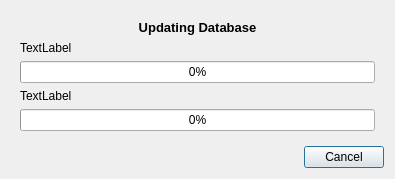
<?xml version="1.0" encoding="UTF-8"?>
<ui version="4.0">
 <class>UpdateProgressDialog</class>
 <widget class="QDialog" name="UpdateProgressDialog">
  <property name="geometry">
   <rect>
    <x>0</x>
    <y>0</y>
    <width>395</width>
    <height>170</height>
   </rect>
  </property>
  <property name="windowTitle">
   <string>Dialog</string>
  </property>
  <layout class="QGridLayout" name="gridLayout_2">
   <item row="0" column="0">
    <widget class="QStackedWidget" name="stackedWidget">
     <property name="currentIndex">
      <number>0</number>
     </property>
     <widget class="QWidget" name="page">
      <layout class="QGridLayout" name="gridLayout">
       <item row="1" column="0">
        <widget class="QLabel" name="parseLabel">
         <property name="text">
          <string>TextLabel</string>
         </property>
        </widget>
       </item>
       <item row="2" column="0">
        <widget class="QProgressBar" name="downloadBar">
         <property name="value">
          <number>0</number>
         </property>
        </widget>
       </item>
       <item row="3" column="0">
        <widget class="QLabel" name="downloadLabel">
         <property name="text">
          <string>TextLabel</string>
         </property>
        </widget>
       </item>
       <item row="4" column="0">
        <widget class="QProgressBar" name="parseBar">
         <property name="value">
          <number>0</number>
         </property>
        </widget>
       </item>
       <item row="0" column="0">
        <widget class="QLabel" name="label">
         <property name="font">
          <font>
           <pointsize>10</pointsize>
           <weight>75</weight>
           <bold>true</bold>
          </font>
         </property>
         <property name="text">
          <string>Updating Database</string>
         </property>
         <property name="alignment">
          <set>Qt::AlignCenter</set>
         </property>
        </widget>
       </item>
      </layout>
     </widget>
     <widget class="QWidget" name="page_2">
      <layout class="QGridLayout" name="gridLayout_3">
       <item row="0" column="0">
        <widget class="QListWidget" name="listWidget"/>
       </item>
      </layout>
     </widget>
    </widget>
   </item>
   <item row="1" column="0">
    <widget class="QDialogButtonBox" name="buttonBox">
     <property name="orientation">
      <enum>Qt::Horizontal</enum>
     </property>
     <property name="standardButtons">
      <set>QDialogButtonBox::Cancel</set>
     </property>
    </widget>
   </item>
  </layout>
 </widget>
 <resources/>
 <connections>
  <connection>
   <sender>buttonBox</sender>
   <signal>accepted()</signal>
   <receiver>UpdateProgressDialog</receiver>
   <slot>accept()</slot>
   <hints>
    <hint type="sourcelabel">
     <x>248</x>
     <y>254</y>
    </hint>
    <hint type="destinationlabel">
     <x>157</x>
     <y>274</y>
    </hint>
   </hints>
  </connection>
  <connection>
   <sender>buttonBox</sender>
   <signal>rejected()</signal>
   <receiver>UpdateProgressDialog</receiver>
   <slot>reject()</slot>
   <hints>
    <hint type="sourcelabel">
     <x>316</x>
     <y>260</y>
    </hint>
    <hint type="destinationlabel">
     <x>286</x>
     <y>274</y>
    </hint>
   </hints>
  </connection>
 </connections>
</ui>
